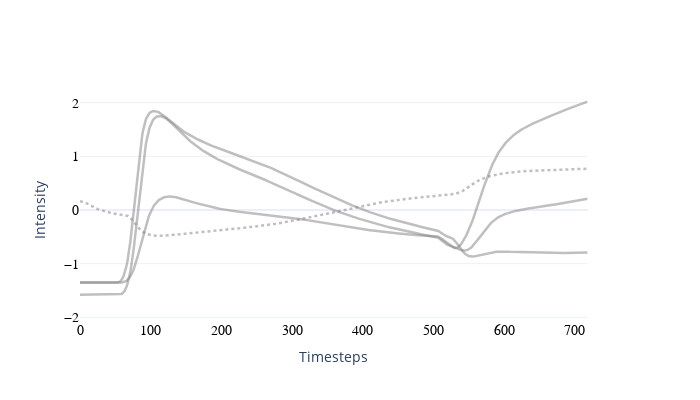

Here is the notebook cell this chart was saved with:
### Markdown cell above
## Visualization of global abs. attribution

### Code cell
#### Paper Vis ####

import plotly.graph_objects as go


color = ["#E1462C", "#0059A0", "#5F3893", "#FF8777","#0A2C6E", "#CEDEEB"]


from plotly.subplots import make_subplots

fig = make_subplots(
    rows=1,
    cols=1,
    specs=[
        [{"secondary_y": True}],
    ],
)

fig.add_trace(
    go.Scatter(
        y=np.abs(attr_eg.squeeze().sum(axis=0)),
        name="Attribution",
        marker_color= color[2],
        showlegend=False,
        #marker_line_width=0.0,
        stackgroup='one'
    ),
    secondary_y=True,
)

x = x_batch.mean(0)

fig.add_trace(go.Scatter(y=x[0], name="ND",  opacity=0.5,marker_color="grey", line=dict(width=2.5, dash='dot'),showlegend=False))
fig.add_trace(go.Scatter(y=x[1], name="LP725",  opacity=0.5,marker_color="grey", line=dict(width=2.5),showlegend=False))
fig.add_trace(go.Scatter(y=x[2], name="LP780",  opacity=0.5,marker_color="grey", line=dict(width=2.5),showlegend=False))
fig.add_trace(go.Scatter(y=x[3], name="SP775",  opacity=0.5,marker_color="grey", line=dict(width=2.5),showlegend=False))

fig.update_yaxes(title="Intensity", showticklabels = True,range=[-2.05,2.05], tickfont= dict(size=14, family="Helvetica", color="rgb(0,0,0)"))
fig.update_yaxes(zeroline=False,title_text=" ", showticklabels = True, showgrid=False, secondary_y=True , range=[0,0.24], tickvals = [0,0.06,0.12,0.18,0.24]
)
fig.update_xaxes(zeroline=False, title="Timesteps", showgrid=False, tickfont= dict(size=14, family="Helvetica", color="rgb(0,0,0)"))



fig.update_layout(
    showlegend=False,
    bargap=0,
    bargroupgap = 0,
    legend_title=" ",
    template="plotly_white",
    height=400,
    width=700,
)

fig.write_image("xai/images/"+ target + "/1D/1D_paper.png", scale=2)

fig.show()

### Figure 1 — Plotly figure (JSON) as saved in the notebook; plotly's stock layout.template omitted (floating-point values rounded to 4 significant figures; data arrays with more than 128 entries replaced by an {"elided": "..."} marker saying what was removed)
{"data": [{"line": {"dash": "dot", "width": 2.5}, "marker": {"color": "grey"}, "name": "ND", "opacity": 0.5, "showlegend": false, "type": "scatter", "y": {"elided": "719 float values"}}, {"line": {"width": 2.5}, "marker": {"color": "grey"}, "name": "LP725", "opacity": 0.5, "showlegend": false, "type": "scatter", "y": {"elided": "719 float values"}}, {"line": {"width": 2.5}, "marker": {"color": "grey"}, "name": "LP780", "opacity": 0.5, "showlegend": false, "type": "scatter", "y": {"elided": "719 float values"}}, {"line": {"width": 2.5}, "marker": {"color": "grey"}, "name": "SP775", "opacity": 0.5, "showlegend": false, "type": "scatter", "y": {"elided": "719 float values"}}], "layout": {"bargap": 0, "bargroupgap": 0, "height": 400, "legend": {"title": {"text": " "}}, "showlegend": false, "width": 700, "xaxis": {"anchor": "y", "domain": [0, 0.94], "showgrid": false, "tickfont": {"color": "rgb(0,0,0)", "family": "Helvetica", "size": 14}, "title": {"text": "Timesteps"}, "zeroline": false}, "yaxis": {"anchor": "x", "domain": [0, 1], "range": [-2.05, 2.05], "showticklabels": true, "tickfont": {"color": "rgb(0,0,0)", "family": "Helvetica", "size": 14}, "title": {"text": "Intensity"}}, "yaxis2": {"anchor": "x", "overlaying": "y", "range": [0, 0.24], "showgrid": false, "showticklabels": true, "side": "right", "tickfont": {"color": "rgb(0,0,0)", "family": "Helvetica", "size": 14}, "tickvals": [0, 0.06, 0.12, 0.18, 0.24], "title": {"text": " "}, "zeroline": false}}}
